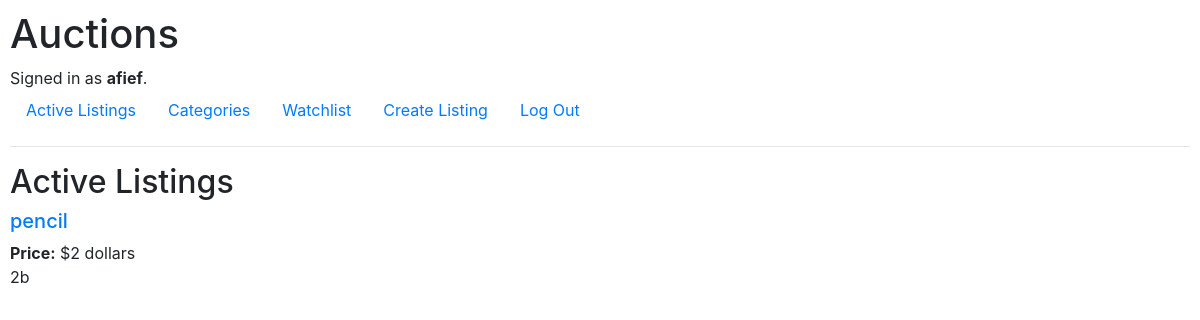
Screenshot of / (signed in) with the database file from the repository.
### auctions/models.py (models this page shows, shortened)
class User(AbstractUser):
    pass

class Auction(models.Model):
    title = models.CharField(max_length=64)
    description = models.CharField(max_length=250)
    price = models.IntegerField()
    url = models.URLField()
    user = models.ForeignKey(User, on_delete=models.CASCADE, null=True, related_name="creator")
    active = models.BooleanField(default=True)
    category = models.ForeignKey(CategoryItem, on_delete=models.CASCADE, null=True, related_name="categories")

### auctions/views.py (the view)
# urls.py: path("", views.index, name="index"),
def index(request):
    return render(request, "auctions/index.html", {
        "auctions": Auction.objects.all()
    })

### auctions/templates/auctions/index.html
{% extends "auctions/layout.html" %}
{% block body %}
    <h2>Active Listings</h2>
    {% for auction in auctions %}
    <h5><a href="{% url 'listing' auction.id %}">{{ auction.title }}</a></h5>
        <a> <strong>Price:</strong> ${{ auction.price }} dollars </a><br>
        <a>{{ auction.description }}</a>
    {% endfor %}
{% endblock %}

### auctions/templates/auctions/layout.html (shortened to what this page needs)
{% load static %}
<!DOCTYPE html>
<html lang="en">
    <head>
        <link rel="stylesheet" href="https://stackpath.bootstrapcdn.com/bootstrap/4.4.1/css/bootstrap.min.css">
        <link href="{% static 'auctions/styles.css' %}" rel="stylesheet">
    </head>
    <body>
        <h1>Auctions</h1>
        <div>
            {% if user.is_authenticated %}
                Signed in as <strong>{{ user.username }}</strong>.
            {% else %}
                Not signed in.
            {% endif %}
        </div>
        <ul class="nav">
            <li class="nav-item">
                <a class="nav-link" href="{% url 'index' %}">Active Listings</a>
            </li>
            <li class="nav-item">
                <a class="nav-link" href="{% url 'categories' %}">Categories</a>
            </li>
            {% if user.is_authenticated %}
                <li class="nav-item">
                    <a class="nav-link" href="{% url 'watchlist' user.id %}">Watchlist</a>
                </li>
                <li class="nav-item">
                    <a class="nav-link" href="{% url 'create' user.id %}">Create Listing</a>
                </li>
                <li class="nav-item">
                    <a class="nav-link" href="{% url 'logout' %}">Log Out</a>
                </li>
            {% endif %}
        </ul>
        <hr>
        {% block body %}
        {% endblock %}
    </body>
</html>

### auctions/static/auctions/styles.css (style rules this page uses)
body { padding: 10px; }

### rows the page displays
User: username "afief"
Auction: title "pencil", price "2", description "2b"
